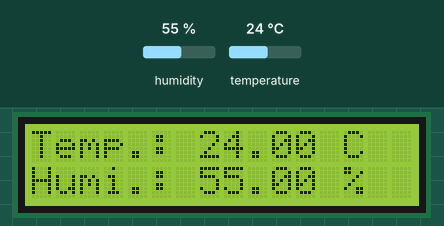
Simulated run of this sketch. Board: Arduino Uno, built with avr-gcc and run on an emulated ATmega328P. Parts: 16×2 character LCD. The test bench sets the inputs (shaded band); at power-on: humidity 55 %, temperature 24 °C. What the sketch prints to the serial monitor is not drawn.

Above: at 1.2 s.
1.3 s: humidity set to 22 %
At 2.7 s:
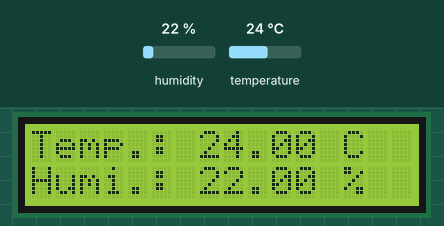
4.0 s: temperature set to 12 °C
At 4.6 s:
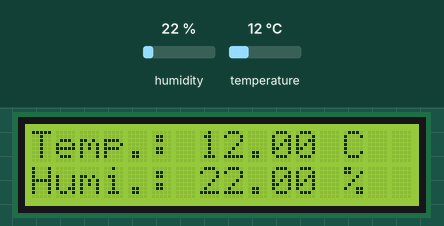
6.7 s: humidity set to 40 %
At 8.5 s:
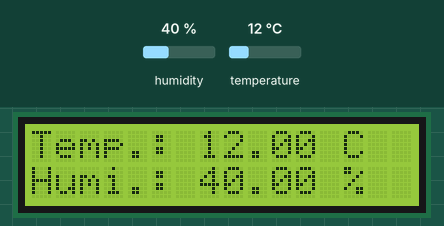
9.6 s: temperature set to 19 °C
At 10.4 s:
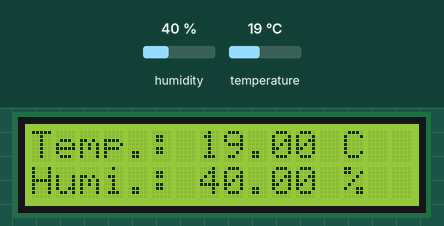
Timing chart, 0 to 12.6 s (numbered marks = the images above; inputs shaded):
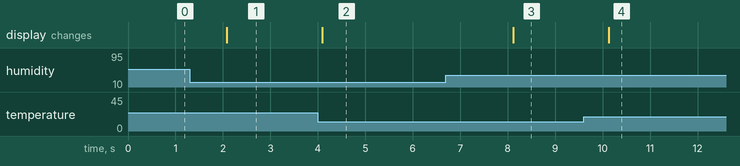

Measured:
- after the input at 1.3 s, the display: changes after 0.78 s (image 1)
- after the input at 4.0 s, the display: changes after 0.10 s (image 2)
- after the input at 6.7 s, the display: changes after 1.4 s (image 3)
- after the input at 9.6 s, the display: changes after 0.53 s (image 4)

The sketch:

1_Humidity_Sensor.ino
```cpp
/*
 * https://www.youtube.com/watch?v=3HwBBZE3P_E
 */

#include <LiquidCrystal.h> // includes the LiquidCrystal Library
#include <dht.h>
#define dataPin 8
const int rs = A0, en = A1, d4 = A2, d5 = A3, d6 = A4, d7 = A5;
LiquidCrystal lcd(rs, en, d4, d5, d6, d7);
dht DHT;
void setup() {
   Serial.begin(9600);
  lcd.begin(16,2); //
}
void loop() {
  int readData = DHT.read22(dataPin);
  float t = DHT.temperature;
  float h = DHT.humidity;
  lcd.setCursor(0,0);
  lcd.print("Temp.: ");
  lcd.print(t);
  lcd.print(" C");
  lcd.setCursor(0,1);
  lcd.print("Humi.: ");
  lcd.print(h);
  lcd.print(" %");
   // Printing the results on the serial monitor
  Serial.print("Temperature = ");
  Serial.print(t);
  Serial.print(" *C ");
  Serial.print("    Humidity = ");
  Serial.print(h);
  Serial.println(" % ");
  delay(2000);

}
```
